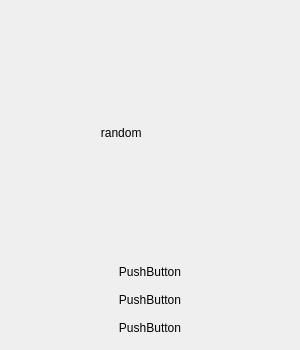
<?xml version="1.0" encoding="UTF-8"?>
<ui version="4.0">
 <class>random</class>
 <widget class="QDialog" name="random">
  <property name="geometry">
   <rect>
    <x>0</x>
    <y>0</y>
    <width>300</width>
    <height>350</height>
   </rect>
  </property>
  <property name="windowTitle">
   <string>news</string>
  </property>
  <property name="windowIcon">
   <iconset resource="pictures.qrc">
    <normaloff>:/pictures/logo.png</normaloff>:/pictures/logo.png</iconset>
  </property>
  <layout class="QVBoxLayout" name="verticalLayout">
   <item>
    <widget class="QLabel" name="label">
     <property name="text">
      <string>                           random</string>
     </property>
    </widget>
   </item>
   <item>
    <widget class="MyPushButton" name="choice1">
     <property name="mouseTracking">
      <bool>true</bool>
     </property>
     <property name="styleSheet">
      <string notr="true">background-color:rgb(255, 255, 255);</string>
     </property>
     <property name="text">
      <string>PushButton</string>
     </property>
     <property name="flat">
      <bool>true</bool>
     </property>
    </widget>
   </item>
   <item>
    <widget class="MyPushButton" name="choice2">
     <property name="styleSheet">
      <string notr="true">background-color:rgb(182,182,182);</string>
     </property>
     <property name="text">
      <string>PushButton</string>
     </property>
     <property name="flat">
      <bool>true</bool>
     </property>
    </widget>
   </item>
   <item>
    <widget class="MyPushButton" name="choice3">
     <property name="styleSheet">
      <string notr="true">background-color:rgb(182,182,182);</string>
     </property>
     <property name="text">
      <string>PushButton</string>
     </property>
     <property name="flat">
      <bool>true</bool>
     </property>
    </widget>
   </item>
  </layout>
 </widget>
 <customwidgets>
  <customwidget>
   <class>MyPushButton</class>
   <extends>QPushButton</extends>
   <header location="global">mypushbutton.h</header>
  </customwidget>
 </customwidgets>
 <resources>
  <include location="pictures.qrc"/>
 </resources>
 <connections/>
</ui>
